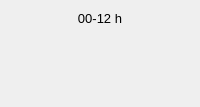
        <widget class="QFrame" name="frameCielo31">
         <property name="type" stdset="0">
          <string>value</string>
         </property>
         <layout class="QVBoxLayout" name="verticalLayoutCielo31" stretch="0,0,0">
          <property name="sizeConstraint">
           <enum>QLayout::SetMinimumSize</enum>
          </property>
          <item>
           <widget class="QLabel" name="labelHora31">
            <property name="font">
             <font>
              <pointsize>10</pointsize>
             </font>
            </property>
            <property name="text">
             <string>00-12 h</string>
            </property>
            <property name="alignment">
             <set>Qt::AlignCenter</set>
            </property>
           </widget>
          </item>
          <item>
           <widget class="QLabel" name="labelCielo31">
            <property name="minimumSize">
             <size>
              <width>40</width>
              <height>40</height>
             </size>
            </property>
            <property name="toolTip">
             <string/>
            </property>
            <property name="text">
             <string/>
            </property>
            <property name="pixmap">
             <pixmap>:/img/chanceflurries.png</pixmap>
            </property>
            <property name="alignment">
             <set>Qt::AlignCenter</set>
            </property>
           </widget>
          </item>
          <item>
           <widget class="QLabel" name="labelTemp31">
            <property name="font">
             <font>
              <pointsize>12</pointsize>
             </font>
            </property>
            <property name="text">
             <string/>
            </property>
            <property name="alignment">
             <set>Qt::AlignCenter</set>
            </property>
           </widget>
          </item>
         </layout>
        </widget>
